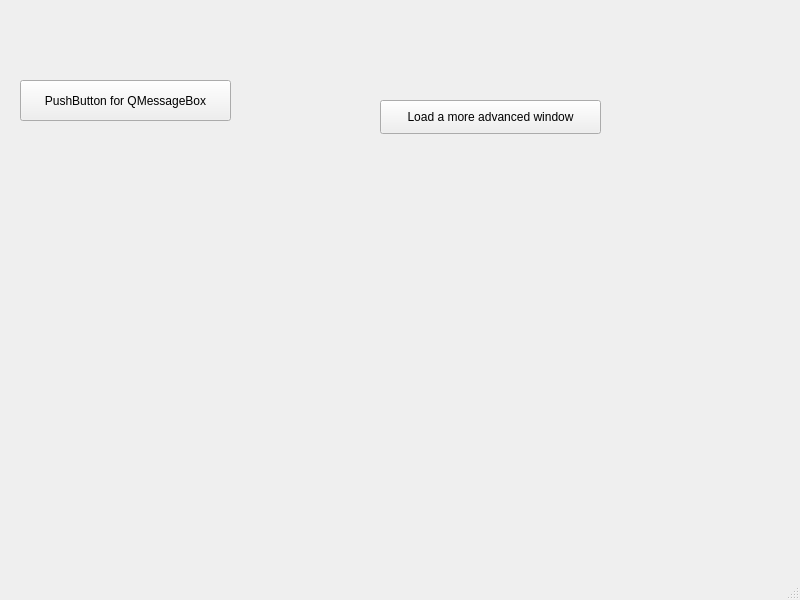
<?xml version="1.0" encoding="UTF-8"?>
<ui version="4.0">
 <class>MainWindow</class>
 <widget class="QMainWindow" name="MainWindow">
  <property name="geometry">
   <rect>
    <x>0</x>
    <y>0</y>
    <width>800</width>
    <height>600</height>
   </rect>
  </property>
  <property name="windowTitle">
   <string>MainWindow</string>
  </property>
  <widget class="QWidget" name="centralwidget">
   <widget class="QPushButton" name="pushButton">
    <property name="geometry">
     <rect>
      <x>20</x>
      <y>80</y>
      <width>211</width>
      <height>41</height>
     </rect>
    </property>
    <property name="sizePolicy">
     <sizepolicy hsizetype="Maximum" vsizetype="Maximum">
      <horstretch>0</horstretch>
      <verstretch>0</verstretch>
     </sizepolicy>
    </property>
    <property name="text">
     <string>PushButton for QMessageBox</string>
    </property>
   </widget>
   <widget class="QPushButton" name="pushButton_2">
    <property name="geometry">
     <rect>
      <x>380</x>
      <y>100</y>
      <width>221</width>
      <height>34</height>
     </rect>
    </property>
    <property name="text">
     <string>Load a more advanced window</string>
    </property>
   </widget>
  </widget>
  <widget class="QMenuBar" name="menubar">
   <property name="geometry">
    <rect>
     <x>0</x>
     <y>0</y>
     <width>800</width>
     <height>30</height>
    </rect>
   </property>
  </widget>
  <widget class="QStatusBar" name="statusbar"/>
  <action name="actionentry_A">
   <property name="text">
    <string>entry A</string>
   </property>
  </action>
  <action name="actionEntry_B">
   <property name="text">
    <string>Entry B </string>
   </property>
  </action>
  <action name="actionpart_c">
   <property name="text">
    <string>part c</string>
   </property>
  </action>
 </widget>
 <resources/>
 <connections/>
</ui>
